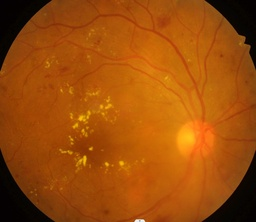
#> input picture IPimg3.jpg, 256 x 222 px, shrunk from 975 x 845 before the run
$ jupyter execute imagesmoothing.ipynb
#> lines starting #> are read from the running program, lines starting #| are printed output that depends on the picture
# Image Smoothing

### Image Enhancement
Image enhancement is the process of improving the visual quality or interpretability of a digital image. The goal is to highlight important features, suppress noise, and make the image more suitable for analysis by humans or computer vision systems. Enhancement techniques can be broadly classified into:

* Point operations (intensity transformations) : manipulate individual pixel values.
* Spatial filtering : operate on a neighborhood of pixels to smooth or sharpen images.

### Smoothing (Blurring) Filters
Smoothing filters are used to reduce noise and minor intensity variations in an image. These filters operate by averaging or computing the median of neighboring pixel values.

Common Smoothing Filters:

1. Mean Filter: Replaces each pixel with the average of its neighbors. Simple but may blur edges.
2. Median Filter: Replaces each pixel with the median of its neighbors. More effective at removing salt-and-pepper noise without blurring edges significantly.

Effect: Produces a smoother, less noisy image, but fine details may be slightly blurred.

### Sharpening Filters
Sharpening filters are used to highlight edges and fine details in an image. They enhance regions where intensity changes rapidly.

Common Sharpening Filters:

1. Laplacian Filter: Highlights regions of rapid intensity change using second-order derivatives.
2. High-Pass Filter: Emphasizes high-frequency components, making edges and textures more prominent.

Effect: Enhances the visual perception of details, edges, and textures. Care must be taken, as sharpening can also amplify noise if present in the image.

### Importance of Smoothing and Sharpening in Image Enhancement
* Smoothing helps in noise reduction and prepares the image for further processing.

* Sharpening improves edge visibility and makes features more distinguishable.

* Both techniques are often combined in preprocessing pipelines to improve image quality for human observation or computer vision tasks.

[cell 1]
import numpy as np
import cv2
import matplotlib.pyplot as plt

[cell 2]
def apply_kernel(img, kernel):
    """
    Apply 2d conv kernel to an image (grayscale or RGB) from scratch
    Args:
    img: 2d or 3d numpy array
    kernel: 2d numpy array
    """
    k_h, k_w = kernel.shape
    pad_h, pad_w = k_h // 2, k_w // 2

    # Add padding
    if img.ndim == 2: # Grayscale
        img_padded = np.pad(img, ((pad_h, pad_h), (pad_w, pad_w)), mode="reflect")
    else: # RGB
        img_padded = np.pad(img, ((pad_h, pad_h), (pad_w, pad_w), (0,0)), mode="reflect")

    # Output image
    out = np.zeros_like(img, dtype=np.float32)

    # Iterate over each pixel
    for i in range(out.shape[0]):
        for j in range(out.shape[1]):
            if img.ndim == 2: # Grayscale
                window = img_padded[i:i+k_h, j:j+k_w]
                out[i,j] = np.sum(window * kernel)
            else: # RGB
                for c in range(img.shape[2]):
                    window = img_padded[i:i+k_h, j:j+k_w, c]
                    out[i,j,c] = np.sum(window * kernel)

    # Clip values to [0,255]
    return np.uint8(np.clip(out, 0, 255))

[cell 3]
# Defining Averaging Kernel
avg_kernel = np.ones((9,9), dtype=np.float32)/81

[cell 4]
#Defining 5x5 Gaussian like kernel
kernel_5x5 = np.array([
    [1, 4, 6, 4, 1],
    [4, 16, 24, 16, 4],
    [6, 24, 36, 34, 6],
    [4, 16, 24, 16, 4],
    [1, 4, 6, 4, 1]
], dtype=np.float32)

kernel_5x5 /= np.sum(kernel_5x5)#Normalize to sum=1

[cell 5]
kernel_7x7 = np.array([
    [1, 1, 2, 2, 2, 1, 1],
    [1, 2, 4, 4, 4, 2, 1],
    [2, 4, 8, 8, 8, 4, 2],
    [2, 4, 8, 16,8, 4, 2],
    [2, 4, 8, 8, 8, 4, 2],
    [1, 2, 4, 4, 4, 2, 1],
    [1, 1, 2, 2, 2, 1, 1],
],  dtype=np.float32)

kernel_7x7 /= np.sum(kernel_7x7)

[cell 6]
img = cv2.imread('IPimg3.jpg')
#> img is the input picture: shape (222, 256, 3); mean B, G, R 9.6, 76.8, 156
img_rgb= cv2.cvtColor(img, cv2.COLOR_BGR2RGB)

[cell 7]
smoothed_img1 = apply_kernel(img_rgb, avg_kernel)
#> in apply_kernel, `img_padded = np.pad(img, ((pad_h, pad_h), (pad_w, pad_w), (0,0)), mode..`:
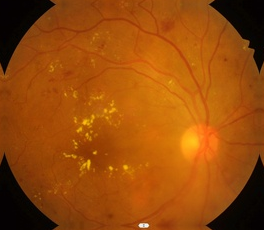
#> img_padded: shape (230, 264, 3); mean R, G, B 151, 74.3, 9.5
#> after the loop in apply_kernel, `for i in range(out.shape[0]):`:
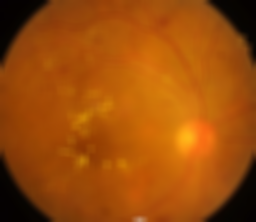
#> out: shape (222, 256, 3) float32; mean R, G, B 156, 76.8, 9.6
#> in apply_kernel, `return np.uint8(np.clip(out, 0, 255))`:
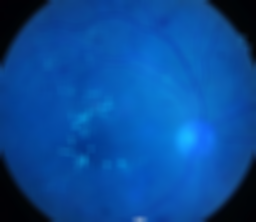
#> returned value: shape (222, 256, 3); mean of channels 0, 1, 2 155.5, 76.3, 9.1; drawn as B, G, R
smoothed_img2 = apply_kernel(img_rgb, kernel_5x5)
#> in apply_kernel (call 2), `img_padded = np.pad(img, ((pad_h, pad_h), (pad_w, pad_w), (0,0)), mode..`:
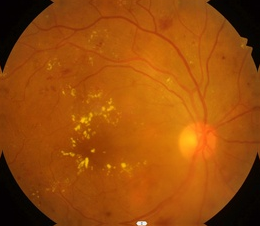
#> img_padded: shape (226, 260, 3); mean R, G, B 153.4, 75.5, 9.6
smoothed_img3 = apply_kernel(img_rgb, kernel_7x7)

[cell 8]
plt.figure(figsize=(12,8))

plt.subplot(1,2,1)
plt.title("Original Image")
plt.imshow(img_rgb)
plt.axis("off")


plt.subplot(1,2,2)
plt.title("Average Image")
plt.imshow(smoothed_img1)
plt.axis("off")

plt.show()

plt.figure(figsize=(12,8))

plt.subplot(1,2,1)
plt.title("5x5 Image")
plt.imshow(smoothed_img2)
plt.axis("off")

plt.subplot(1,2,2)
plt.title("7x7 Image")
plt.imshow(smoothed_img3)
plt.axis("off")

plt.show()

[cell 9]
#Convolution function

def apply_kernel(img, kernel):
    k_h, k_w = kernel.shape
    pad_h, pad_w = k_h // 2, k_w // 2

    # pad image
    if img.ndim == 2: # Grayscale
        img_padded = np.pad(img, ((pad_h, pad_h), (pad_w, pad_w)), mode="reflect")
    else: # RGB
        img_padded = np.pad(img, ((pad_h, pad_h), (pad_w, pad_w), (0,0)), mode="reflect")
#> img_padded: shape (224, 258, 3)

    # Output image
    out = np.zeros_like(img, dtype=np.float32)

    # Iterate over each pixel
    for i in range(out.shape[0]):
        for j in range(out.shape[1]):
            if img.ndim == 2: # Grayscale
                window = img_padded[i:i+k_h, j:j+k_w]
                out[i,j] = np.sum(window * kernel)
            else: # RGB
                for c in range(img.shape[2]):
                    window = img_padded[i:i+k_h, j:j+k_w, c]
                    out[i,j,c] = np.sum(window * kernel)
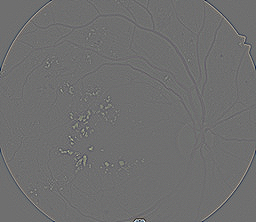
#> out: shape (222, 256, 3) float32; mean R, G, B 0, 0, 0; drawn with min black and max white

    return out

[cell 10]
# define laplacian kernel type 1
laplacian_kernel1 = np.array([
    [0,-1, 0],
    [-1, 4, -1],
    [0, -1, 0]
], dtype=np.float32)

[cell 11]
#define laplaian kernel type 2
laplacian_kernel2 = np.array([
    [-1,-1, -1],
    [-1, 8, -1],
    [-1, -1, -1]
], dtype=np.float32)

[cell 12]
#define laplaian kernel type 3
laplacian_kernel3 = np.array([
    [0, 0, -1, 0, 0],
    [0, -1, -2, -1, 0],
    [-1, -2, 16, -2, -1],
    [0, -1, -2, -1, 0],
    [0, 0, -1, 0, 0]
], dtype=np.float32)

[cell 13]
img = cv2.imread('IPimg3.jpg')
img_rgb= cv2.cvtColor(img, cv2.COLOR_BGR2RGB)

[cell 14]
laplacian_img1 = apply_kernel(img_rgb, laplacian_kernel1)
laplacian_img2 = apply_kernel(img_rgb, laplacian_kernel2)
laplacian_img3 = apply_kernel(img_rgb, laplacian_kernel3)

[cell 15]
alpha = 1.0
sharpened_img1 = np.clip(img_rgb+ alpha * laplacian_img1, 0, 255).astype(np.uint8)
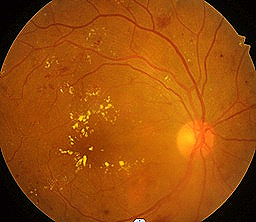
#> sharpened_img1: shape (222, 256, 3); mean R, G, B 156.2, 77.2, 10.8
sharpened_img2 = np.clip(img_rgb+ alpha * laplacian_img2, 0, 255).astype(np.uint8)
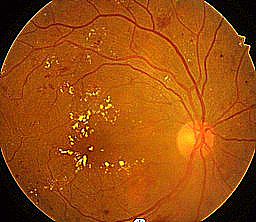
#> sharpened_img2: shape (222, 256, 3); mean R, G, B 156.2, 77.7, 13.6
sharpened_img3 = np.clip(img_rgb+ alpha * laplacian_img3, 0, 255).astype(np.uint8)
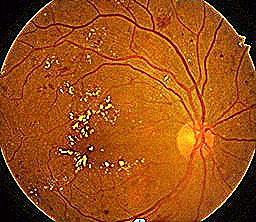
#> sharpened_img3: shape (222, 256, 3); mean R, G, B 155.4, 78.8, 19.8

[cell 16]
plt.figure(figsize=(12,6))

plt.subplot(1,3,1)
plt.title("Original")
plt.imshow(img_rgb)
plt.axis("off")


plt.subplot(1,3,2)
plt.title("Laplacian Image 1")
plt.imshow(np.clip(laplacian_img1, 0, 255).astype(np.uint8))
plt.axis("off")

plt.subplot(1,3,3)
plt.title("Sharpened Image 1")
plt.imshow(sharpened_img1)
plt.axis("off")

plt.tight_layout()
plt.show()
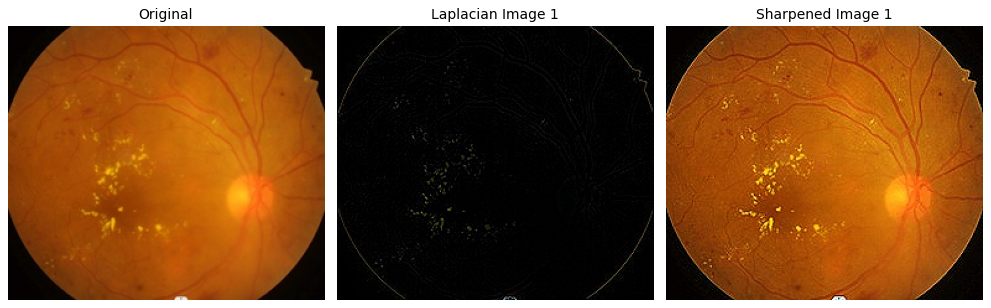
#> figure drawn by matplotlib, 3 panels

[cell 17]
plt.figure(figsize=(12,6))

plt.subplot(1,3,1)
plt.title("Original")
plt.imshow(img_rgb)
plt.axis("off")


plt.subplot(1,3,2)
plt.title("Laplacian Image 2")
plt.imshow(np.clip(laplacian_img2, 0, 255).astype(np.uint8))
plt.axis("off")

plt.subplot(1,3,3)
plt.title("Sharpened Image 2")
plt.imshow(sharpened_img2)
plt.axis("off")

plt.tight_layout()
plt.show()

[cell 18]
plt.figure(figsize=(12,6))

plt.subplot(1,3,1)
plt.title("Original")
plt.imshow(img_rgb)
plt.axis("off")


plt.subplot(1,3,2)
plt.title("Laplacian Image 3")
plt.imshow(np.clip(laplacian_img3, 0, 255).astype(np.uint8))
plt.axis("off")

plt.subplot(1,3,3)
plt.title("Sharpened Image 3")
plt.imshow(sharpened_img3)
plt.axis("off")

plt.tight_layout()
plt.show()
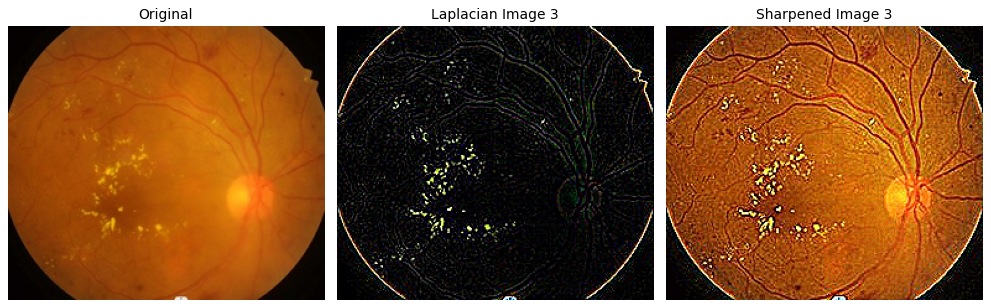
#> figure drawn by matplotlib, 3 panels

$ run again, with IPimg2.jpg copied over IPimg3.jpg
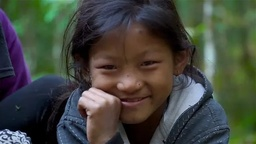
#> input picture IPimg2.jpg, 256 x 144 px, shrunk from 640 x 360 before the run
#> img is the input picture: shape (144, 256, 3); mean B, G, R 62.5, 70.7, 67.5
#> after the loop in apply_kernel, `for i in range(out.shape[0]):`:
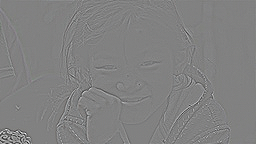
#> out: shape (144, 256, 3) float32; mean R, G, B 0, 0, 0; drawn with min black and max white
#> `plt.show()`:
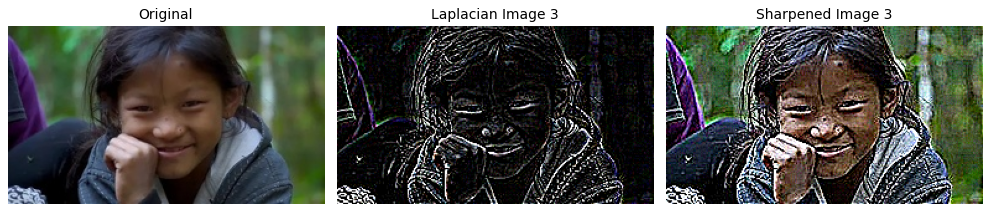
#> figure drawn by matplotlib, 3 panels
